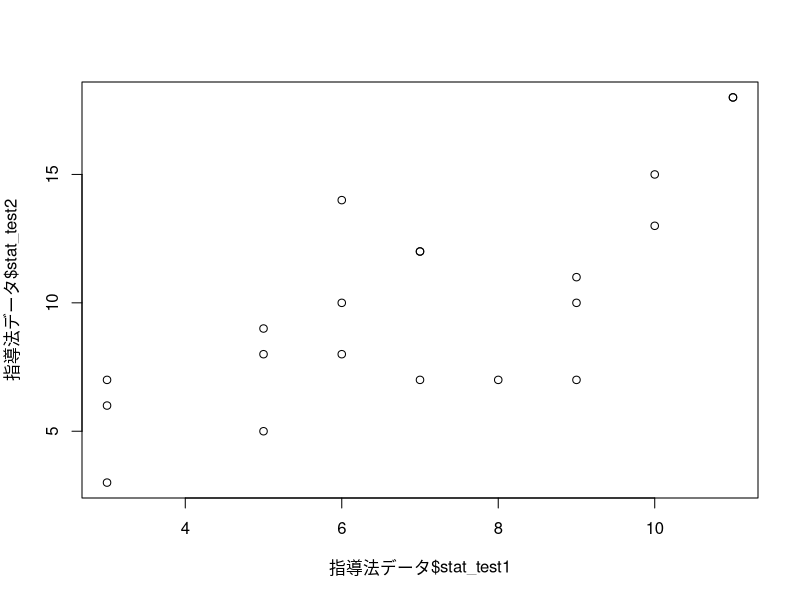

Generate this figure with R:
指導法データ <- read.csv("easy_r_book/shidouhou.csv", fileEncoding = "SJIS")

for (i in 6:8) {
  print(mean(指導法データ[,i]))
}

plot(指導法データ$stat_test1,指導法データ$stat_test2)

# stringをintegerに割り当て
as.integer(指導法データ$math)